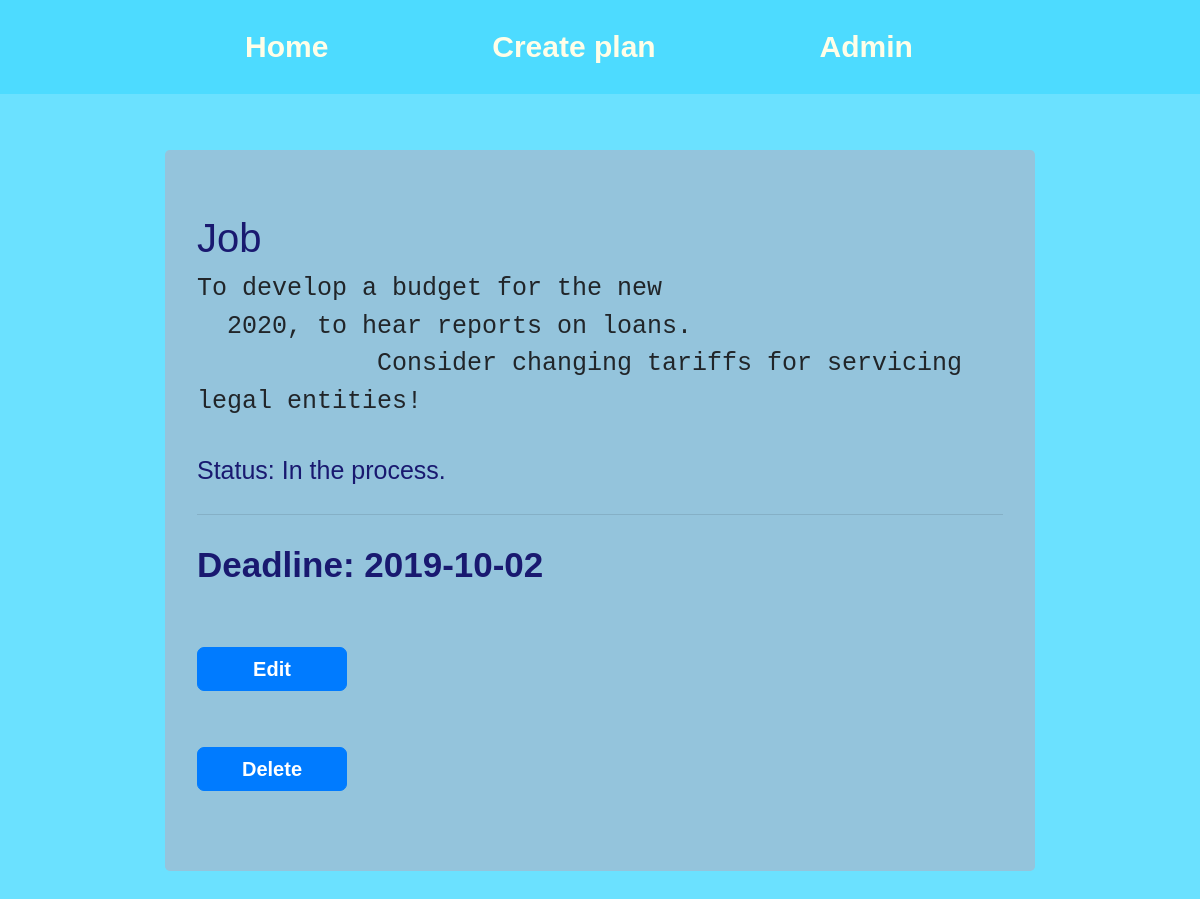
The app's page /plan/55/ with its own data.
### webapp/models.py (models this page shows, shortened)
class Plan(models.Model):
    title = models.CharField(max_length=200, verbose_name='Plan name')
    text = models.TextField(max_length=3000, null=True, blank=True, verbose_name='Description')
    status = models.CharField(max_length=20, null=False, blank=False, verbose_name='Status', default=STATUS_CHOICES[0][0],
                              choices=STATUS_CHOICES)
    deadline = models.DateField(max_length=10, null=True, blank=True, default='', verbose_name='Deadline')

### webapp/views.py (the view)
# urls.py: path('plan/<int:pk>/', plan_view, name='view_plan'),
def plan_view(request, pk):
    plan = get_object_or_404(Plan, pk=pk)
    return render(request, 'plan_view.html', context={
        'plan': plan
    })

### webapp/templates/plan_view.html (shortened to what this page needs)
{% extends 'base.html'%}
{%  block content %}
    <div class="jumbotron">
        <h1 class="title_card">{{ plan.title }}</h1>
        <pre><p class="lead">{{ plan.text }}</p></pre>
        <p class="lead">Status: {{ plan.get_status_display }}.</p>
        <hr class="my-4">
        <p class="date">Deadline: {{ plan.deadline|date:'Y-m-d' }}</p>
        <p><a href="{% url 'edit_plan' plan.pk %}" class="btn btn-primary" >Edit</a></p>
        <p><a href="{% url 'delete_plan' plan.pk %}" class="btn btn-primary">Delete</a></p>
    </div>
{% endblock %}

### webapp/static/css/style.css (style rules this page uses)
body { font-family: Arial, sans-serif; background-color: rgba(77, 219, 255, 0.83); color: #222222; margin-top: 60px; }
.btn { font-size: 20px; border-radius: 7px; width: 150px; font-weight: bold; margin-top: 40px; }
.jumbotron { margin-top: 150px; background-color: #94c4dc; color: midnightblue; }
.title_card { font-size: 40px; }
.date { font-size: 35px; font-weight: bold; }
.lead { font-size: 25px; }

### records on screen
Plan: title "Job", text "To develop a budget for the new 2020, to hear reports on loans. Consider changing tariffs for servicing legal entities!", status "In the process", deadline "2019-10-02"
